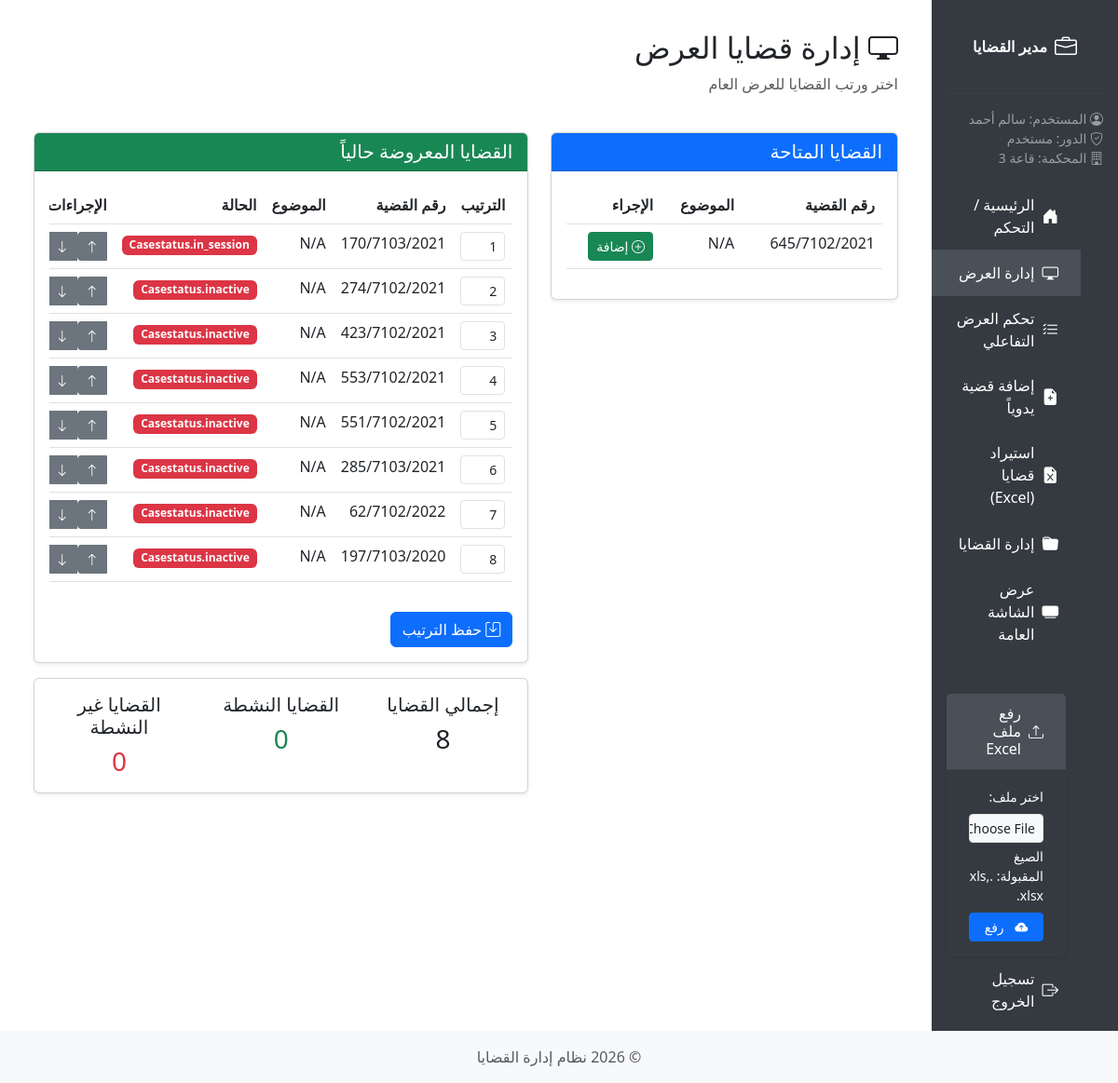
The app's page /manage_display (signed in), older data.
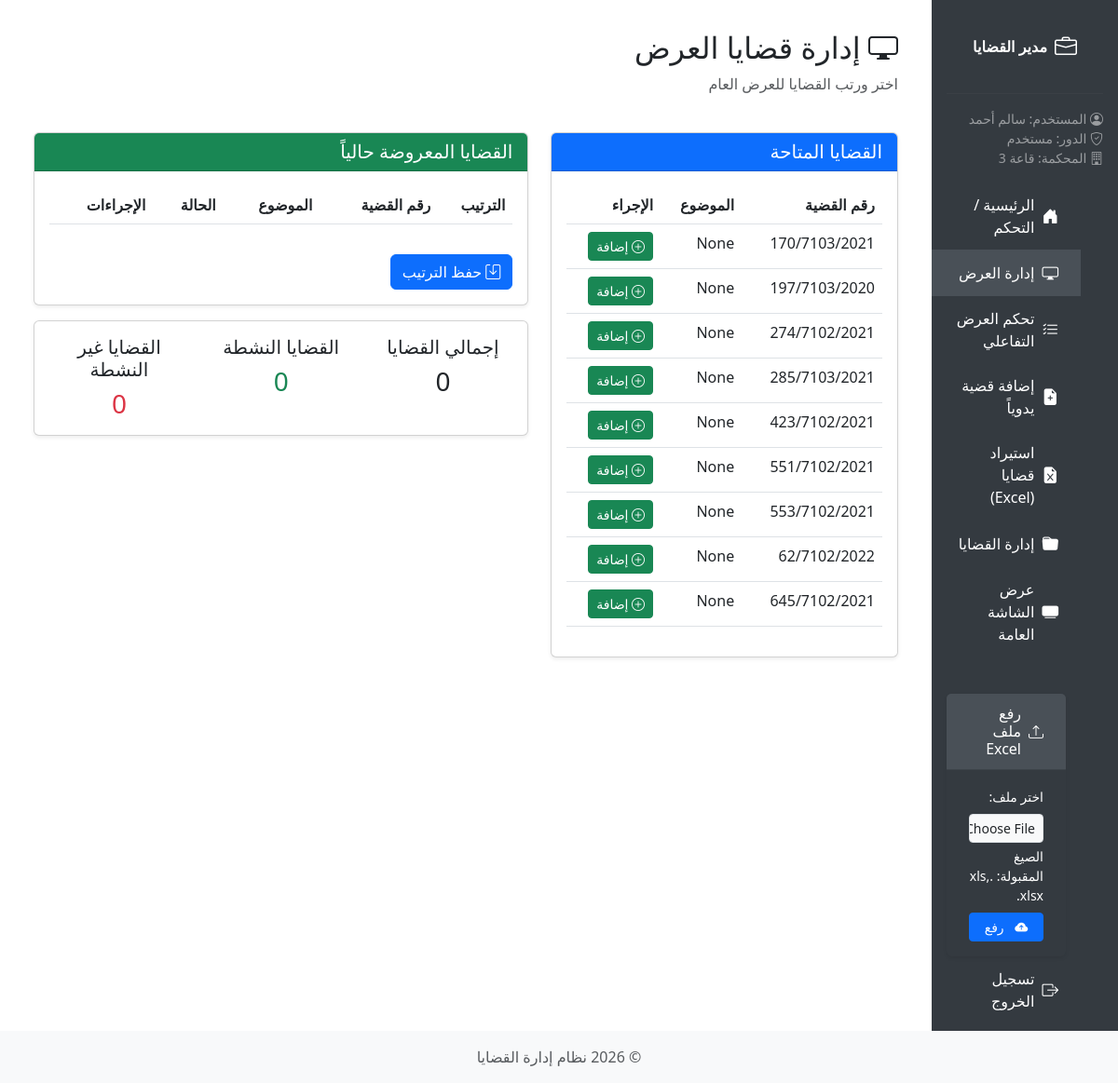
The same page, newer data.
### app/models/models.py (models this page shows)
class Case(db.Model):
    __tablename__ = 'tblcase'
    id = db.Column(db.Integer, primary_key=True)
    user_id = db.Column(db.Integer, db.ForeignKey('tbluser.id', ondelete='SET NULL'), nullable=True)
    case_number = db.Column(db.String(50), nullable=False)
    case_date = db.Column(db.Date, nullable=True)
    added_date = db.Column(db.DateTime, default=datetime.utcnow)
    c_order = db.Column(db.Integer, nullable=False)
    next_session_date = db.Column(db.String(100), nullable=True)
    session_result = db.Column(db.Text, nullable=True)
    num_sessions = db.Column(db.Integer, nullable=False, default=1)
    case_subject = db.Column(db.String(200), nullable=True)
    defendant = db.Column(db.String(100), nullable=True)
    plaintiff = db.Column(db.String(100), nullable=True)
    prosecution_number = db.Column(db.String(50), nullable=True)
    police_department = db.Column(db.String(150), nullable=True)
    police_case_number = db.Column(db.String(50), nullable=True)
    status = db.Column(SQLAlchemyEnum(CaseStatus), nullable=True, default=CaseStatus.inactive)
    court_id = db.Column(db.Integer, db.ForeignKey('tblcourt.id', ondelete='SET NULL', name='fk_case_court'), nullable=True)
    __table_args__ = (
        db.UniqueConstraint('court_id', 'case_number', name='uq_case_number_per_court'),
    )

class DisplayCase(db.Model):
    __tablename__ = 'tbldisply'
    id = db.Column(db.Integer, primary_key=True)
    case_id = db.Column(db.Integer, db.ForeignKey('tblcase.id', ondelete='CASCADE', name='fk_display_case'), nullable=False)
    court_id = db.Column(db.Integer, db.ForeignKey('tblcourt.id', ondelete='CASCADE', name='fk_display_court'), nullable=False)
    display_order = db.Column(db.Integer, nullable=False)
    custom_order = db.Column(db.Integer, nullable=True)
    added_date = db.Column(db.DateTime, default=datetime.utcnow)
    case = db.relationship('Case', backref=db.backref('display_entries', cascade='all, delete-orphan'))
    court = db.relationship('Court', backref=db.backref('display_entries', cascade='all, delete-orphan'))

### app/blueprints/display/routes.py (the view)
@display_bp.route('/manage_display')
@login_required
def manage_display():
    if not current_user.court_id and not current_user.is_admin:
        flash('No court assigned to your account.', 'danger')
        return redirect(url_for('main.index'))
    if current_user.is_admin and not current_user.court_id:
        flash('Please impersonate a user with court assignment to manage display.', 'info')
        return redirect(url_for('auth.list_users'))
    all_cases = Case.query.filter_by(court_id=current_user.court_id).order_by(Case.case_number).all()
    display_cases = DisplayCase.query.join(Case).filter(
        Case.court_id == current_user.court_id
    ).options(db.joinedload(DisplayCase.case)).order_by(
        DisplayCase.custom_order.asc().nullsfirst(),
        DisplayCase.display_order.asc()
    ).all()
    displayed_case_ids = {dc.case_id for dc in display_cases}
    return render_template('manage_display.html',
                           all_cases=all_cases,
                           display_cases=display_cases,
                           displayed_ids=displayed_case_ids)

### app/blueprints/auth/routes.py (called while the page is built)
@login_manager.user_loader
def load_user(user_id):
    return db.session.get(User, int(user_id))

### app/templates/manage_display.html (shortened to what the changed rows need)
{% extends "base.html" %}
{% block content %}
<div class="container">
    <div class="row mb-4">
        <div class="col">
            <h2><i class="bi bi-display"></i> إدارة قضايا العرض</h2>
        </div>
    </div>
    <div class="row">
        <div class="col-md-5">
            <div class="card">
                <div class="card-body">
                    <div class="table-responsive">
                        <table class="table table-hover">
                            <thead>
                                <tr>
                                    <th>رقم القضية</th>
                                    <th>الموضوع</th>
                                    <th>الإجراء</th>
                                </tr>
                            </thead>
                            <tbody>
                                {% for case in all_cases %}
                                {% if case.id not in displayed_ids %}
                                <tr>
                                    <td>{{ case.case_number }}</td>
                                    <td>{{ case.case_subject }}</td>
                                    <td>
                                        <form method="POST"
                                            action="{{ url_for('display.add_to_display', case_id=case.id) }}"
                                            style="display: inline;">
                                            <button type="submit" class="btn btn-sm btn-success">
                                                <i class="bi bi-plus-circle"></i> إضافة
                                            </button>
                                        </form>
                                    </td>
                                </tr>
                                {% endif %}
                                {% endfor %}
                            </tbody>
                        </table>
                    </div>
                </div>
            </div>
        </div>
        <div class="col-md-7">
            <div class="card">
                <div class="card-body">
                    <form method="POST" action="{{ url_for('display.update_display_order') }}">
                        <div class="table-responsive">
                            <table class="table table-hover">
                                <thead>
                                    <tr>
                                        <th style="width: 80px;">الترتيب</th>
                                        <th>رقم القضية</th>
                                        <th>الموضوع</th>
                                        <th>الحالة</th>
                                        <th>الإجراءات</th>
                                    </tr>
                                </thead>
                                <tbody id="sortable">
                                    {% for display_case in display_cases %}
                                    <tr class="sortable-row" data-id="{{ display_case.case_id }}">
                                        <td>
                                            <input
                                                type="number"
                                                name="order_{{ display_case.case_id }}"
                                                value="{{ display_case.custom_order or loop.index }}"
                                                class="form-control form-control-sm order-input"
                                                min="1"
                                            >
                                        </td>
                                        <td>{{ display_case.case.case_number }}</td>
                                        <td>{{ display_case.case.case_subject }}</td>
                                        <td>
                                            <span
                                                class="badge {% if display_case.case.status == 'in session' %}bg-success{% else %}bg-danger{% endif %}">
                                                {{ display_case.case.status|title }}
                                            </span>
                                        </td>
                                        <td>
                                            <div class="btn-group">
                                                <button type="button" class="btn btn-sm btn-secondary move-up">
                                                    <i class="bi bi-arrow-up"></i>
                                                </button>
                                                <button type="button" class="btn btn-sm btn-secondary move-down">
                                                    <i class="bi bi-arrow-down"></i>
                                                </button>
                                            </div>
                                        </td>
                                    </tr>
                                    {% endfor %}
                                </tbody>
                            </table>
                        </div>
                    </form>
                </div>
            </div>
            <div class="card mt-3">
                <div class="card-body">
                    <div class="row text-center">
                        <div class="col-md-4">
                            <h5>إجمالي القضايا</h5>
                            <span class="h3">{{ display_cases|length }}</span>
                        </div>
                    </div>
                </div>
            </div>
        </div>
    </div>
</div>
{% endblock %}

Row changes from the older to the newer data that the page shows:
removed Case: case_number "645/7102/2021", case_subject "N/A"
removed DisplayCase: custom_order "1", case.case_number "170/7103/2021", case.case_subject "N/A", case.status "Casestatus.in_session"
removed DisplayCase: custom_order "2", case.case_number "274/7102/2021", case.case_subject "N/A", case.status "Casestatus.inactive"
removed DisplayCase: custom_order "3", case.case_number "423/7102/2021", case.case_subject "N/A", case.status "Casestatus.inactive"
removed DisplayCase: custom_order "4", case.case_number "553/7102/2021", case.case_subject "N/A", case.status "Casestatus.inactive"
removed DisplayCase: custom_order "5", case.case_number "551/7102/2021", case.case_subject "N/A", case.status "Casestatus.inactive"
removed DisplayCase: custom_order "6", case.case_number "285/7103/2021", case.case_subject "N/A", case.status "Casestatus.inactive"
removed DisplayCase: custom_order "7", case.case_number "62/7102/2022", case.case_subject "N/A", case.status "Casestatus.inactive"
removed DisplayCase: custom_order "8", case.case_number "197/7103/2020", case.case_subject "N/A", case.status "Casestatus.inactive"
added Case: case_number "170/7103/2021", case_subject "None"
added Case: case_number "197/7103/2020", case_subject "None"
added Case: case_number "274/7102/2021", case_subject "None"
added Case: case_number "285/7103/2021", case_subject "None"
added Case: case_number "423/7102/2021", case_subject "None"
added Case: case_number "551/7102/2021", case_subject "None"
added Case: case_number "553/7102/2021", case_subject "None"
added Case: case_number "62/7102/2022", case_subject "None"
added Case: case_number "645/7102/2021", case_subject "None"
Text that changed along with them:
{{ display_cases|length }}: "8" → "0"
